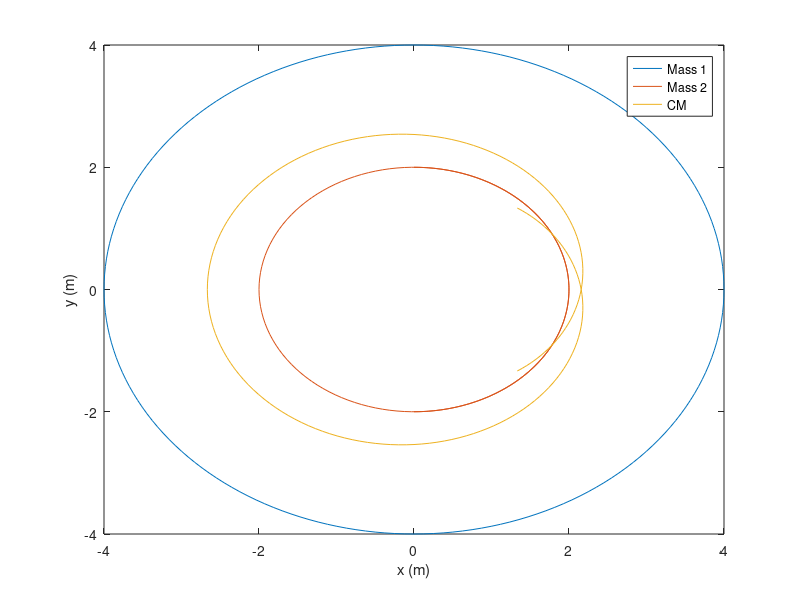

Write the MATLAB code that produced this figure.
%Problem 67, part c
%---------------------------------------------------
clear all
%constants
m1= 1;
m2= 2;
tmin = 0;
tmax= pi;
%time
nt = 201;
t = linspace(tmin,tmax,nt);
%for loop
for i = 1:nt
   x1(i) = 4*cos(t(i)*2);
   y1(i) = 4*sin(t(i)*2);

   x2(i) = 2*cos((t(i)*3)-(pi/2));
   y2(i) = 2*sin((t(i)*3)-(pi/2));

   xm(i) = (m1*x1(i)+m2*x2(i)) / (m1+m2);
   ym(i) = (m1*y1(i)+m2*y2(i)) / (m1+m2);
endfor
% plot
plot(x1,y1, x2,y2, xm,ym);
legend("Mass 1", "Mass 2", "CM")
xlabel("x (m)")
ylabel("y (m)")
